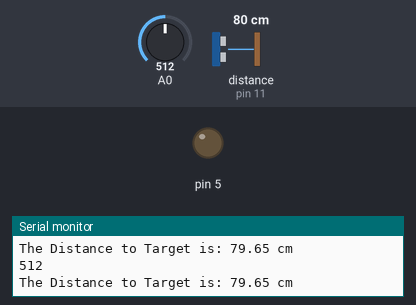
The sketch below on a simulated Arduino Uno, built with avr-gcc and run on an emulated ATmega328P. Shown: output pins drawn as LEDs (lit = HIGH), the last lines printed to the serial monitor. Wiring (inferred from the names in the program): ultrasonic range finder: trigger pin 13; echo pin 11. Inputs (shaded band) come from the test bench; at power-on: A0 = 512, distance to the obstacle (sensor on pin 11) 80 cm. The echo pulse lasts 58.3 µs per cm; pins used as bus, display or sensor lines are not drawn.

Above: at 6.0 s.
6.1 s: A0 set to 989
7.6 s: A0 set to 1011
9.6 s: A0 set to 990
At 11.0 s:
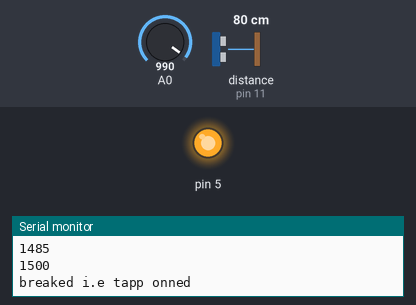
Timing chart, 0 to 14.1 s (numbered marks = the images above; inputs shaded):
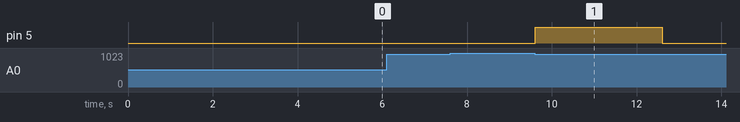

Measured:
- after the input at 9.6 s, pin 5: LOW → HIGH at once, → LOW 3.0 s later

The sketch:

arduino_code.ino
```cpp
int led;
int trigPin=13; //Sensor Trip pin connected to Arduino pin 13
int echoPin=11;  //Sensor Echo pin connected to Arduino pin 11
float pingTime;  //time for ping to travel from sensor to target and return
float targetDistance; //Distance to Target in inches
float speedOfSound=767; //Speed of sound in miles per hour when temp is 77 degrees.
int p ,q  ,c=0; //Variable for the value we want to set servo to.
float D,dist1,dist2;
int sv;
void setup() {
  // put your setup code here, to run once:
  Serial.begin(9600);
  pinMode(trigPin, OUTPUT);
  pinMode(echoPin, INPUT);
  pinMode(led,OUTPUT);
  pinMode(5,OUTPUT);

  //s1.attach(servoControlPin);  //Tell arduino where the servo is attached.
  //s2.attach(5);
}

void loop() {
  // put your main code here, to run repeatedly:

  digitalWrite(trigPin, LOW); //Set trigger pin low
  delayMicroseconds(2000); //Let signal settle
  digitalWrite(trigPin, HIGH); //Set trigPin high
  delayMicroseconds(15); //Delay in high state
  digitalWrite(trigPin, LOW); //ping has now been sent
  delayMicroseconds(10); //Delay in low state
  //
  pingTime = pulseIn(echoPin, HIGH);  //pingTime is presented in microceconds
  pingTime=pingTime/1000000; //convert pingTime to seconds by dividing by 1000000 (microseconds in a second)
  pingTime=pingTime/3600; //convert pingtime to hourse by dividing by 3600 (seconds in an hour)
  targetDistance= speedOfSound * pingTime;  //This will be in miles, since speed of sound was miles per hour
  targetDistance=targetDistance/2; //Remember ping travels to target and back from target, so you must divide by 2 for actual target distance.
  targetDistance= targetDistance*160934;    //Convert miles to inches by multipling by 63360 (inches per mile)
  D=targetDistance;
  //
  Serial.print("The Distance to Target is: ");
  Serial.print(targetDistance);
  Serial.println(" cm");
  delay(1000);
  sv=analogRead(A0);
  Serial.println(sv);
  if(sv>1000) {//bcz wo 10 mein se ek baar change ho rahi thi
    dist1=D;
    Serial.print("dist1 is ");
    Serial.println(dist1);
    while(c<15000) {
      delay(15);
      sv=analogRead(A0);
      //Serial.println(sv);
      if(sv<1000){
        Serial.println("breaked i.e tapp onned");
        break;
      }
      c=c+15;
      Serial.println(c);
    }

    if(c>=15000){
        //
 // put your main code here, to run repeatedly:

  digitalWrite(trigPin, LOW); //Set trigger pin low
  delayMicroseconds(2000); //Let signal settle
  digitalWrite(trigPin, HIGH); //Set trigPin high
  delayMicroseconds(15); //Delay in high state
  digitalWrite(trigPin, LOW); //ping has now been sent
  delayMicroseconds(10); //Delay in low state
  //
  pingTime = pulseIn(echoPin, HIGH);  //pingTime is presented in microceconds
  pingTime=pingTime/1000000; //convert pingTime to seconds by dividing by 1000000 (microseconds in a second)
  pingTime=pingTime/3600; //convert pingtime to hourse by dividing by 3600 (seconds in an hour)
  targetDistance= speedOfSound * pingTime;  //This will be in miles, since speed of sound was miles per hour
  targetDistance=targetDistance/2; //Remember ping travels to target and back from target, so you must divide by 2 for actual target distance.
  targetDistance= targetDistance*160934;    //Convert miles to inches by multipling by 63360 (inches per mile)
  D=targetDistance;
  //
      dist2=D;
      Serial.print("dist2 is ");
      Serial.println(dist2);
    }
    if(dist1!=dist2){
        digitalWrite(5,HIGH);
      delay(3000);
      digitalWrite(5,LOW);
      delay(1000);
      //Serial.println("led glow");
    }
    c=0;
    Serial.println(c);
    delay(20000);
  }
  }
```
